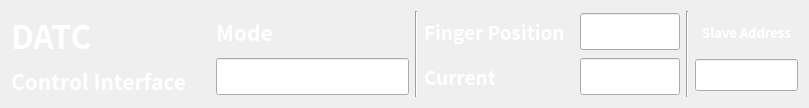
     <widget class="QWidget" name="right_status" native="true">
      <property name="maximumSize">
       <size>
        <width>16777215</width>
        <height>106</height>
       </size>
      </property>
      <layout class="QGridLayout" name="gridLayout">
       <item row="0" column="0">
        <layout class="QVBoxLayout" name="verticalLayout_2">
         <item>
          <widget class="QLabel" name="label_8">
           <property name="palette">
            <palette>
             <active>
              <colorrole role="WindowText">
               <brush brushstyle="SolidPattern">
                <color alpha="255">
                 <red>255</red>
                 <green>255</green>
                 <blue>255</blue>
                </color>
               </brush>
              </colorrole>
             </active>
             <inactive>
              <colorrole role="WindowText">
               <brush brushstyle="SolidPattern">
                <color alpha="255">
                 <red>255</red>
                 <green>255</green>
                 <blue>255</blue>
                </color>
               </brush>
              </colorrole>
             </inactive>
             <disabled>
              <colorrole role="WindowText">
               <brush brushstyle="SolidPattern">
                <color alpha="255">
                 <red>190</red>
                 <green>190</green>
                 <blue>190</blue>
                </color>
               </brush>
              </colorrole>
             </disabled>
            </palette>
           </property>
           <property name="font">
            <font>
             <family>Noto Sans CJK HK</family>
             <pointsize>24</pointsize>
             <weight>75</weight>
             <bold>true</bold>
            </font>
           </property>
           <property name="text">
            <string>DATC</string>
           </property>
          </widget>
         </item>
         <item>
          <widget class="QLabel" name="label_7">
           <property name="palette">
            <palette>
             <active>
              <colorrole role="WindowText">
               <brush brushstyle="SolidPattern">
                <color alpha="255">
                 <red>255</red>
                 <green>255</green>
                 <blue>255</blue>
                </color>
               </brush>
              </colorrole>
             </active>
             <inactive>
              <colorrole role="WindowText">
               <brush brushstyle="SolidPattern">
                <color alpha="255">
                 <red>255</red>
                 <green>255</green>
                 <blue>255</blue>
                </color>
               </brush>
              </colorrole>
             </inactive>
             <disabled>
              <colorrole role="WindowText">
               <brush brushstyle="SolidPattern">
                <color alpha="255">
                 <red>190</red>
                 <green>190</green>
                 <blue>190</blue>
                </color>
               </brush>
              </colorrole>
             </disabled>
            </palette>
           </property>
           <property name="font">
            <font>
             <family>Noto Sans CJK HK</family>
             <pointsize>16</pointsize>
             <weight>75</weight>
             <bold>true</bold>
            </font>
           </property>
           <property name="text">
            <string>Control Interface     </string>
           </property>
          </widget>
         </item>
        </layout>
       </item>
       <item row="0" column="1">
        <layout class="QVBoxLayout" name="verticalLayout_3">
         <item>
          <widget class="QLabel" name="label_2">
           <property name="maximumSize">
            <size>
             <width>16777215</width>
             <height>37</height>
            </size>
           </property>
           <property name="palette">
            <palette>
             <active>
              <colorrole role="WindowText">
               <brush brushstyle="SolidPattern">
                <color alpha="255">
                 <red>255</red>
                 <green>255</green>
                 <blue>255</blue>
                </color>
               </brush>
              </colorrole>
             </active>
             <inactive>
              <colorrole role="WindowText">
               <brush brushstyle="SolidPattern">
                <color alpha="255">
                 <red>255</red>
                 <green>255</green>
                 <blue>255</blue>
                </color>
               </brush>
              </colorrole>
             </inactive>
             <disabled>
              <colorrole role="WindowText">
               <brush brushstyle="SolidPattern">
                <color alpha="255">
                 <red>190</red>
                 <green>190</green>
                 <blue>190</blue>
                </color>
               </brush>
              </colorrole>
             </disabled>
            </palette>
           </property>
           <property name="font">
            <font>
             <family>Noto Sans CJK HK</family>
             <pointsize>16</pointsize>
             <weight>75</weight>
             <bold>true</bold>
            </font>
           </property>
           <property name="text">
            <string>Mode</string>
           </property>
          </widget>
         </item>
         <item>
          <widget class="QLineEdit" name="lineEdit_monitor_mode">
           <property name="font">
            <font>
             <family>Noto Sans CJK HK</family>
             <pointsize>14</pointsize>
             <weight>75</weight>
             <bold>true</bold>
            </font>
           </property>
           <property name="readOnly">
            <bool>true</bool>
           </property>
          </widget>
         </item>
        </layout>
       </item>
       <item row="0" column="2">
        <widget class="Line" name="line">
         <property name="orientation">
          <enum>Qt::Vertical</enum>
         </property>
        </widget>
       </item>
       <item row="0" column="3">
        <layout class="QHBoxLayout" name="horizontalLayout">
         <item>
          <layout class="QFormLayout" name="formLayout">
           <item row="0" column="0">
            <widget class="QLabel" name="label_3">
             <property name="sizePolicy">
              <sizepolicy hsizetype="Preferred" vsizetype="Expanding">
               <horstretch>0</horstretch>
               <verstretch>0</verstretch>
              </sizepolicy>
             </property>
             <property name="palette">
              <palette>
               <active>
                <colorrole role="WindowText">
                 <brush brushstyle="SolidPattern">
                  <color alpha="255">
                   <red>255</red>
                   <green>255</green>
                   <blue>255</blue>
                  </color>
                 </brush>
                </colorrole>
               </active>
               <inactive>
                <colorrole role="WindowText">
                 <brush brushstyle="SolidPattern">
                  <color alpha="255">
                   <red>255</red>
                   <green>255</green>
                   <blue>255</blue>
                  </color>
                 </brush>
                </colorrole>
               </inactive>
               <disabled>
                <colorrole role="WindowText">
                 <brush brushstyle="SolidPattern">
                  <color alpha="255">
                   <red>190</red>
                   <green>190</green>
                   <blue>190</blue>
                  </color>
                 </brush>
                </colorrole>
               </disabled>
              </palette>
             </property>
             <property name="font">
              <font>
               <family>Noto Sans CJK HK</family>
               <pointsize>14</pointsize>
               <weight>75</weight>
               <bold>true</bold>
              </font>
             </property>
             <property name="text">
              <string>Finger Position  </string>
             </property>
            </widget>
           </item>
           <item row="0" column="1">
            <widget class="QLineEdit" name="lineEdit_monitor_finger_position">
             <property name="sizePolicy">
              <sizepolicy hsizetype="Maximum" vsizetype="Fixed">
               <horstretch>0</horstretch>
               <verstretch>0</verstretch>
              </sizepolicy>
             </property>
             <property name="maximumSize">
              <size>
               <width>100</width>
               <height>16777215</height>
              </size>
             </property>
             <property name="font">
              <font>
               <family>Noto Sans CJK HK</family>
               <pointsize>14</pointsize>
               <weight>75</weight>
               <bold>true</bold>
              </font>
             </property>
             <property name="alignment">
              <set>Qt::AlignCenter</set>
             </property>
             <property name="readOnly">
              <bool>true</bool>
             </property>
            </widget>
           </item>
           <item row="1" column="0">
            <widget class="QLabel" name="label_4">
             <property name="sizePolicy">
              <sizepolicy hsizetype="Preferred" vsizetype="Expanding">
               <horstretch>0</horstretch>
               <verstretch>0</verstretch>
              </sizepolicy>
             </property>
             <property name="palette">
              <palette>
               <active>
                <colorrole role="WindowText">
                 <brush brushstyle="SolidPattern">
                  <color alpha="255">
                   <red>255</red>
                   <green>255</green>
                   <blue>255</blue>
                  </color>
                 </brush>
                </colorrole>
               </active>
               <inactive>
                <colorrole role="WindowText">
                 <brush brushstyle="SolidPattern">
                  <color alpha="255">
                   <red>255</red>
                   <green>255</green>
                   <blue>255</blue>
                  </color>
                 </brush>
                </colorrole>
               </inactive>
               <disabled>
                <colorrole role="WindowText">
                 <brush brushstyle="SolidPattern">
                  <color alpha="255">
                   <red>190</red>
                   <green>190</green>
                   <blue>190</blue>
                  </color>
                 </brush>
                </colorrole>
               </disabled>
              </palette>
             </property>
             <property name="font">
              <font>
               <family>Noto Sans CJK HK</family>
               <pointsize>14</pointsize>
               <weight>75</weight>
               <bold>true</bold>
              </font>
             </property>
             <property name="text">
              <string>Current</string>
             </property>
            </widget>
           </item>
           <item row="1" column="1">
            <widget class="QLineEdit" name="lineEdit_monitor_current">
             <property name="sizePolicy">
              <sizepolicy hsizetype="Maximum" vsizetype="Fixed">
               <horstretch>0</horstretch>
               <verstretch>0</verstretch>
              </sizepolicy>
             </property>
             <property name="maximumSize">
              <size>
               <width>100</width>
               <height>16777215</height>
              </size>
             </property>
             <property name="font">
              <font>
               <family>Noto Sans CJK HK</family>
               <pointsize>14</pointsize>
               <weight>75</weight>
               <bold>true</bold>
              </font>
             </property>
             <property name="alignment">
              <set>Qt::AlignCenter</set>
             </property>
             <property name="readOnly">
              <bool>true</bool>
             </property>
            </widget>
           </item>
          </layout>
         </item>
         <item>
          <widget class="Line" name="line_4">
           <property name="orientation">
            <enum>Qt::Vertical</enum>
           </property>
          </widget>
         </item>
         <item>
          <layout class="QVBoxLayout" name="verticalLayout_9">
           <item>
            <widget class="QLabel" name="label_5">
             <property name="maximumSize">
              <size>
               <width>16777215</width>
               <height>32</height>
              </size>
             </property>
             <property name="palette">
              <palette>
               <active>
                <colorrole role="WindowText">
                 <brush brushstyle="SolidPattern">
                  <color alpha="255">
                   <red>255</red>
                   <green>255</green>
                   <blue>255</blue>
                  </color>
                 </brush>
                </colorrole>
               </active>
               <inactive>
                <colorrole role="WindowText">
                 <brush brushstyle="SolidPattern">
                  <color alpha="255">
                   <red>255</red>
                   <green>255</green>
                   <blue>255</blue>
                  </color>
                 </brush>
                </colorrole>
               </inactive>
               <disabled>
                <colorrole role="WindowText">
                 <brush brushstyle="SolidPattern">
                  <color alpha="255">
                   <red>190</red>
                   <green>190</green>
                   <blue>190</blue>
                  </color>
                 </brush>
                </colorrole>
               </disabled>
              </palette>
             </property>
             <property name="font">
              <font>
               <family>Noto Sans CJK HK</family>
               <pointsize>10</pointsize>
               <weight>75</weight>
               <bold>true</bold>
              </font>
             </property>
             <property name="text">
              <string>Slave Address</string>
             </property>
             <property name="alignment">
              <set>Qt::AlignCenter</set>
             </property>
            </widget>
           </item>
           <item>
            <widget class="QLineEdit" name="lineEdit_current_slave_addr">
             <property name="sizePolicy">
              <sizepolicy hsizetype="Maximum" vsizetype="Fixed">
               <horstretch>0</horstretch>
               <verstretch>0</verstretch>
              </sizepolicy>
             </property>
             <property name="maximumSize">
              <size>
               <width>103</width>
               <height>16777215</height>
              </size>
             </property>
             <property name="font">
              <font>
               <family>Noto Sans CJK HK</family>
               <pointsize>12</pointsize>
               <weight>75</weight>
               <bold>true</bold>
              </font>
             </property>
             <property name="alignment">
              <set>Qt::AlignCenter</set>
             </property>
             <property name="readOnly">
              <bool>true</bool>
             </property>
            </widget>
           </item>
          </layout>
         </item>
        </layout>
       </item>
      </layout>
     </widget>
